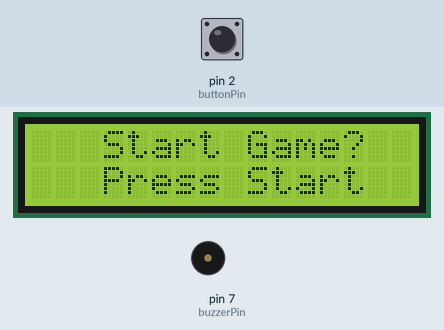
The sketch below on a simulated Arduino Uno, built with avr-gcc and run on an emulated ATmega328P. Shown: 16×2 character LCD, buzzer (waves = sounding). Inputs (shaded band) come from the test bench; at power-on: pin 2 (buttonPin) LOW. Random numbers use the default seed unless the sketch sets one; what the sketch prints to the serial monitor is not drawn.

Above: at 1.2 s.
1.3 s: pin 2 (buttonPin) pulled HIGH for 0.15 s
At 1.9 s:
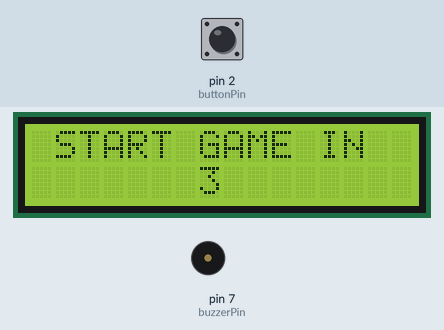
At 6.8 s:
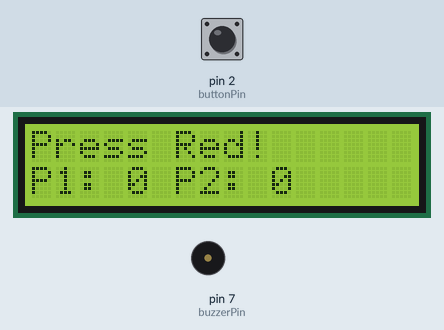
Timing chart, 0 to 35.9 s (numbered marks = the images above; inputs shaded):
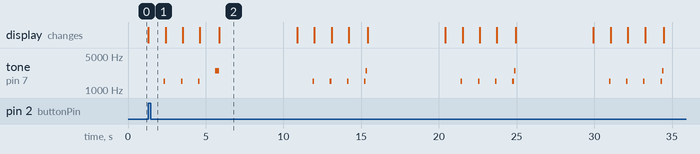

Measured:
- after the input at 1.3 s, tone on pin 7 (buzzerPin): plays 1500 Hz for 0.10 s, 1500 Hz for 0.10 s, 1500 Hz for 0.10 s, 2500 Hz for 0.25 s, 1500 Hz for 0.10 s, 1500 Hz for 0.10 s … (19 notes in this stretch), starting after 1.0 s; the display: changes at once (image 1)

The sketch:

Central_Hub.ino
```cpp
/*

  Arduino Uno R3 - Bop-It!
  CS 362 Project
  Team 15

  Central Hub of the Bop-It! Game
  You can start a game here
  You can determine a winner based on inputs and outputs received

*/

// include the library code
#include <LiquidCrystal.h>
#include <SoftwareSerial.h>

// declare rx/tx pins
#define rxPin 5
#define txPin 6

int roundLength = 5000;     // milliseconds
const int addScore = 25;    // score to add to player with correct input
const int negScore = 10;    // score to subtract to player with incorrect input
const int nonScore = 25;    // score to subtract to player with no input
const int maxScore = 300;   // score needed for any given player to win
const int diffScore = 100;  // score difference needed for any given player to win

// initialize the library by associating any needed LCD interface pin
// with the arduino pin number it is connected to
const int rs = 13, en = 12, d4 = 11, d5 = 10, d6 = 9, d7 = 8;
const int buttonPin = 2;
const int buzzerPin = 7;

LiquidCrystal lcd(rs, en, d4, d5, d6, d7);

int buttonState = 0;       // for reading the pushbutton status
bool startedGame = false;  // to determine if game started

// to be used for concurrent execution of code
unsigned long startTime = 0;
unsigned long prevTime = 0;

int roundDelay = 1000;  // delay between rounds
int roundNumber = 1;    // counts number of rounds

// to determine whether or not player one and two sent input
bool receivedOne = false;
bool receivedTwo = false;

// player scores
int p1Score = 0;
int p2Score = 0;

// set up software serial
SoftwareSerial mySerial = SoftwareSerial(rxPin, txPin);

// ######################################################### HELPER FUNCTIONS
//
//  playBuzz(frequency, duraction)
//
//  Plays a tone on the buzzer at specified frequency
//  and for the specified duration of time in milliseconds
//
void playBuzz(int frequency, int duration) {
  tone(buzzerPin, frequency, duration);
  delay(duration);
}

//
//  gameCountdown()
//
//  displays onto the LCD the countdown for the game to
//  start. Plays a tone on the buzzer as it does so.
//
void gameCountdown() {
  int time = 3;
  while (true) {
    lcd.clear();
    //print out countdown on LCD
    lcd.setCursor(0, 0);
    lcd.print(" START GAME IN");
    lcd.setCursor(0, 1);
    lcd.print("       " + String(time));
    delay(1000);  // one second
    time--;
    if (time >= 0)
      playBuzz(1500, 100);
    if (time < 0) {
      playBuzz(2500, 250);
      break;
    }
  }
}

//
//  receivedData(Stream& serialPort)
//
//  The main function we use to receive data transmitted
//  by the two other arduinos. We use Software and Hardware
//  serial, so we can differentiate between them here.
//
char receivedData(Stream& serialPort) {
  if (serialPort.available()) {
    return char(serialPort.read());
  }
  return 'F';  // We received no input from any controller
}

//
//  newRound(int round)
//
//  displays onto the LCD the current round number and
//  counts down 3 2 1 . . .
//
void newRound() {
  int time = 3;
  roundNumber++;
  while (true) {
    lcd.clear();
    lcd.setCursor(0, 0);
    lcd.print("  Round " + String(roundNumber) + " In");
    lcd.setCursor(0, 1);
    lcd.print("       " + String(time));
    time--;
    delay(roundDelay);
    playBuzz(1500, 100);
    if (time < 0) {
      playBuzz(2500, 100);
      break;
    }
  }
}

//
//  printLCD()
//
//  displays onto the LCD the current minigame, as well
//  as the current scores of each player.
//
void printLCD(String game, int p1Score, int p2Score) {
  lcd.clear();
  lcd.setCursor(0, 0);
  lcd.print(game);
  lcd.setCursor(0, 1);
  lcd.print("P1: " + String(p1Score) + " P2: " + String(p2Score));
}

//
//  determineGame(int game)
//
//  displays onto the LCD the current round's minigame.
//  Takes a look at 0-7 to determine which game was selected.
//
String determineGame(int game) {
  switch (game) {
    case 0:
      return "Press Red!";
    case 1:
      return "Press Green!";
    case 2:
      return "Press Blue!";
    case 3:
      return "Flick Up!";
    case 4:
      return "Flick Down!";
    case 5:
      return "Flick Left!";
    case 6:
      return "Flick Right!";
    case 7:
      return "Bop It!";
    default:
      return "ERROR";
  }
}

//
//  compileScores(char p1Input, char p2Input, int currGame)
//
//  changes player scores depending on input received.
//  Also returns true/false if win by score difference.
//
void compileScores(char p1Input, char p2Input, int currGame) {
  // variable declarations for comparison
  String currentGame = String(currGame);
  String p1 = String(p1Input);
  String p2 = String(p2Input);
  // change score values
  if (currentGame == p1)
    p1Score += addScore;
  else if (p1 == "U")
    p1Score -= nonScore;
  else
    p1Score -= negScore;
  if (currentGame == p2)
    p2Score += addScore;
  else if (p2 == "U")
    p2Score -= nonScore;
  else
    p2Score -= negScore;

  // Keep scores capped between 0 - max score
  if (p1Score >= maxScore)
    p1Score = maxScore;
  else if (p1Score <= 0)
    p1Score = 0;
  if (p2Score >= maxScore)
    p2Score = maxScore;
  else if (p2Score <= 0)
    p2Score = 0;
}

//
//  determineWinner()
//
//  Determine Winner whether by max score or by
//  difference in score. Returns 1 or 2 depending
//  on who wins (1 = player 1 and 2 = player 2).
//
int determineWinner() {
  // tied scores
  if (p1Score == p2Score && p1Score >= maxScore) {
    return 1;
  }
  // one score is greater than the other
  if (p1Score >= maxScore || p2Score >= maxScore) {
    return 1;
    // player wins by difference in scores
  } else if (p1Score - p2Score >= diffScore) {
    return 1;
  } else if (p2Score - p1Score >= diffScore) {
    return 1;
  }
  return 0;  // game continues?
}

//
//  gameLoop()
//
//  The main loop for the game when it's being played.
//  Looped through this function until the game ends and
//  a player is chosen to win.
//
void gameLoop() {
  while (true) {
    // determine minigame to be played
    int game = random(0, 8);  // 0 - 7
    // get string for current minigame
    String currentMinigame = determineGame(game);
    // Send out minigame to controllers
    mySerial.print(String(game));
    Serial.print(String(game));
    // print to screen relevant info
    printLCD(currentMinigame, p1Score, p2Score);
    startTime = millis();
    char p1Input = 'F';
    char p2Input = 'F';
    while (millis() - startTime <= roundLength) {
      // receive controller 1 input
      char dataOne = receivedData(mySerial);
      char dataTwo = receivedData(Serial);
      // check if received input from player 1
      if (dataOne != 'F' && !receivedOne) {
        p1Input = dataOne;
        receivedOne = true;
      }
      // check if received input from player 2
      if (dataTwo != 'F' && !receivedTwo) {
        p2Input = dataTwo;
        receivedTwo = true;
      }
    }
    compileScores(p1Input, p2Input, game);
    int won = determineWinner();
    if (won == 1) {
      // a player has won
      startedGame = false;
      break;
    }
    receivedOne = false;
    receivedTwo = false;
    // displays current round and timer
    newRound();
  }
}

//
//  playChime()
//
//  Simple chime sound that will play when the game ends
//
void playChime(bool won) {
  if (won) {
    playBuzz(525, 300);
    delay(300);
    playBuzz(525, 125);
    playBuzz(650, 125);
    playBuzz(765, 125);
    playBuzz(880, 250);
  } else {
    playBuzz(880, 250);
    playBuzz(725, 125);
    playBuzz(650, 125);
    playBuzz(525, 125);
    delay(300);
    playBuzz(525, 300);
    delay(1000);
  }
}

//
//  winScreen()
//
//  Displays to the LCD the winner of the game. Waits a couple
//  seconds after displaying and playing the win chime.
//
void winScreen() {
  String winner = "3";
  if (p1Score > p2Score) {
    winner = "1";
  } else if (p2Score > p1Score) {
    winner = "2";
  }
  lcd.clear();
  lcd.setCursor(0, 0);
  lcd.print(" The winner is");
  lcd.setCursor(0, 1);
  if (winner == "3") {
    lcd.print("   No one :(");
    playChime(false);
  } else {
    lcd.print("   Player " + winner + "!");
    playChime(true);
  }
  delay(5000);
}

// ################################################################### SETUP
void setup() {
  // set up the LCD's number of columns and rows:
  lcd.begin(16, 2);
  // set inputs and outputs
  pinMode(buttonPin, INPUT);
  pinMode(buzzerPin, OUTPUT);
  // SOFTWARE SERIAL
  // set up rx/tx pins as input/output
  pinMode(rxPin, INPUT);
  pinMode(txPin, OUTPUT);
  // Random Seed
  randomSeed(analogRead(0));
  // set the data rate for the SoftwareSerial port
  mySerial.begin(9600);
  Serial.begin(9600);
}

// #################################################################### LOOP
void loop() {
  buttonState = digitalRead(buttonPin);

  if (startedGame) {
    gameCountdown();  // counts 3 2 1 . . .
    gameLoop();       // main game loop where gameplay happens
    winScreen();      // shows in screen after game is over
    // Reset scores and round
    p1Score = 0;
    p2Score = 0;
    roundNumber = 0;
    // Before game is started
  } else {
    lcd.setCursor(0, 0);
    lcd.print("   Start Game?  ");
    lcd.setCursor(0, 1);
    lcd.print("   Press Start  ");

    // Button pressed
    if (buttonState == HIGH) {
      startedGame = true;  // start game
    }
  }
}
```
